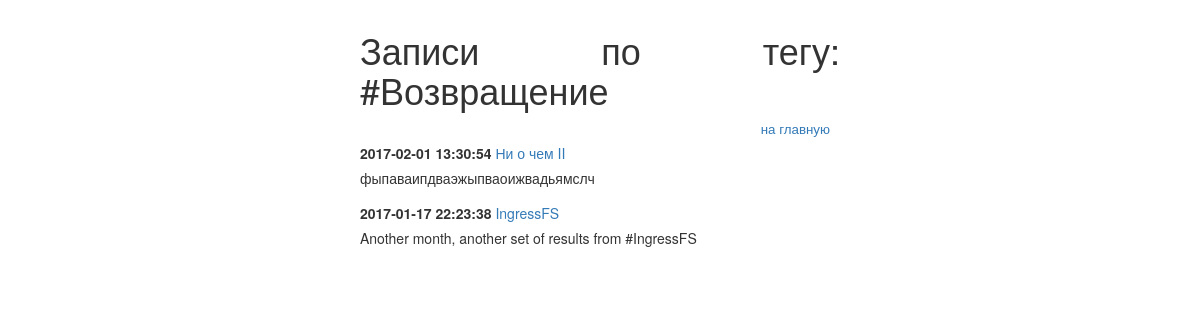
Screenshot of /include/posttotag.php?tag=Возвращение with the database file from the repository.
### tables this page shows
CREATE TABLE `post` (
  `post_id` bigint(20) unsigned NOT NULL AUTO_INCREMENT,
  `post_title` varchar(255) DEFAULT NULL,
  `post_min_text` text,
  `post_text` text,
  `post_create_datetime` timestamp NULL DEFAULT NULL,
  `post_update_datetime` timestamp NOT NULL DEFAULT CURRENT_TIMESTAMP ON UPDATE CURRENT_TIMESTAMP,
  UNIQUE KEY `post_id` (`post_id`)
);

### include/db.php (called while the page is built, shortened)
<?php
try {
    $link = new PDO('mysql:host=localhost;dbname=blog', 'level', 'pass');
} catch (PDOException $e) {
    print "Error!: " . $e->getMessage() . "<br/>";
    die();
}
if($_GET['tag']) {
    $gettag = $_GET['tag'];
    $select_post_tag = $link ->query("SELECT tag_id FROM tag WHERE tag_title = '$gettag'");
    if (!$select_post_tag) {
        echo "PDO::errorInfo():";
        print_r($link->errorInfo());
    } else $insert_tag_id = $select_post_tag->fetchAll();
    $tag_id_for_post = $insert_tag_id[0][0];
    $select_posts_for_tag = $link ->query("SELECT post.* from post LEFT JOIN post_to_tag USING (post_id) WHERE post_to_tag.tag_id = '$tag_id_for_post' ORDER BY post.post_create_datetime DESC");
    $result_posts_for_tag = $select_posts_for_tag ->fetchAll(PDO::FETCH_ASSOC);
}

### include/posttotag.php (the view, shortened to what this page needs)
<?php
require_once '/var/www/html/blog/include/db.php';
?>
<!DOCTYPE html>
<html lang="ru">
	<head>
		<link rel="stylesheet" href="../css/bootstrap.css">
		<link rel="stylesheet" href="../css/styless.css">
	</head>
	<body>
		<div id="wrapper">
			<h1>Записи по тегу: <?="#".$_GET['tag']; ?></h1>
			<p class="nav">
				<a href="../index.php">на главную</a>
			</p>
            <?php for($i=0;$i<count($result_posts_for_tag);$i++):?>
			<div class="note">
				<p>
					<span class="date"><?=$result_posts_for_tag[$i]['post_create_datetime'];?></span>
					<a href="../include/note.php?id=<?=$result_posts_for_tag[$i]['post_id']?>"><?=$result_posts_for_tag[$i]['post_title'];?></a>
				</p>
				<p>
					<?=$result_posts_for_tag[$i]['post_min_text'];?>
				</p>
			</div>
            <?php endfor;
            ?>
		</div>
	</body>
</html>

### css/styless.css (style rules this page uses)
#wrapper { width: 500px; margin: 0px auto; padding: 10px; text-align: justify; }
#wrapper > div { margin-bottom: 15px; }
#wrapper p { margin-bottom: 5px; }
.date { font-weight: bold; }
.nav { text-align: right; padding-right: 10px; font-size: 10pt; }

### rows the page displays
post: post_create_datetime "2017-02-01 13:30:54", post_title "Ни о чем II", post_min_text "фыпаваипдваэжыпваоижвадьямслч"
post: post_create_datetime "2017-01-17 22:23:38", post_title "IngressFS", post_min_text "Another month, another set of results from #IngressFS"

### other values shown
$_GET['tag'] "Возвращение"
